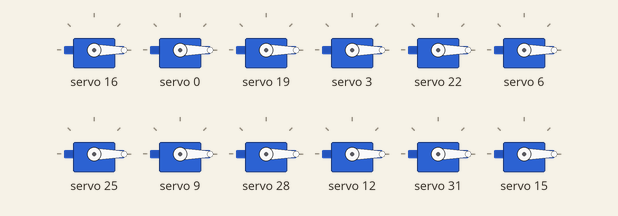
Bench run of a sketch on a simulated Arduino Uno, built with avr-gcc and run on an emulated ATmega328P. Parts: 12 × servo.

Above: at 0.05 s.
At 6.05 s:
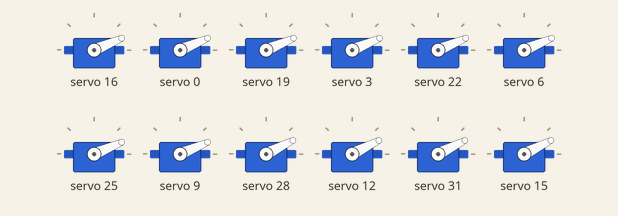
At 12.65 s:
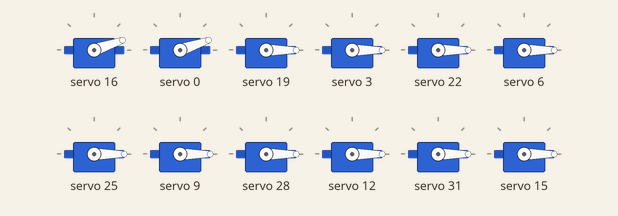
At 21.05 s:
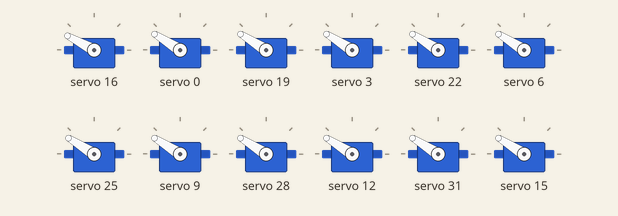
At 29.45 s:
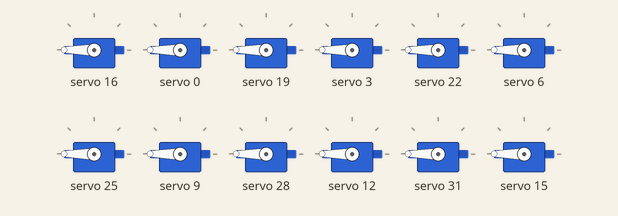
At 46.25 s:
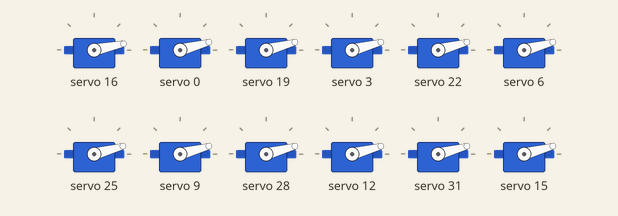
Timing chart, 0 to 68.9 s (numbered marks = the images above):
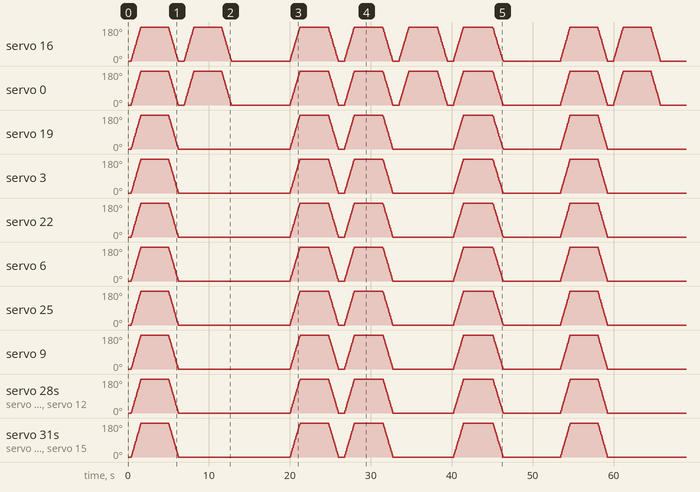

The sketch:

Color_Tray.ino
```cpp
#include <Wire.h>
#include <Adafruit_PWMServoDriver.h>

// called this way, it uses the default address 0x40
Adafruit_PWMServoDriver pwm2 = Adafruit_PWMServoDriver(0x40);
Adafruit_PWMServoDriver pwm = Adafruit_PWMServoDriver(0x41);
// you can also call it with a different address you want
//Adafruit_PWMServoDriver pwm = Adafruit_PWMServoDriver(0x41);

void setup() {
  //Serial.begin(9600);
  pwm2.begin();
  pwm2.setPWMFreq(100);  // Analog servos run at ~60 Hz updates
  pwm.begin();
  pwm.setPWMFreq(100);  // Analog servos run at ~60 Hz updates
}

void loop() {

  int min_v = 0;
  int max_v = 2048;
  int vit = 16;
  int i;
  uint16_t l;
  const int color[] = {1, 0, 0, 0, 1, 0, 0, 0, 1, 1, 0, 1, 1, 1, 0, 0, 1, 1, 1, 1, 1};

  for (i = 0; i < 22; i = i + 3) {

    for (l = min_v; l < max_v + 1; l += vit) {
      for (uint8_t rgb = 0; rgb < 17; rgb += 3) {
        if (color[i] == 0) {
          pwm.setPWM(rgb, 0, 0);
          pwm2.setPWM(rgb, 0, 0);
        }
        if (color[i] == 1) {
          pwm.setPWM(rgb, 0, l);
          pwm2.setPWM(rgb, 0, l);
        }
        if (color[i + 1] == 0) {
          pwm.setPWM(rgb + 1, 0, 0);
          pwm2.setPWM(rgb + 1, 0, 0);
        }
        if (color[i + 1] == 1) {
          pwm.setPWM(rgb + 1, 0, l);
          pwm2.setPWM(rgb + 1, 0, l);
        }
        if (color[i + 2] == 0) {
          pwm.setPWM(rgb + 2, 0, 0);
          pwm2.setPWM(rgb + 2, 0, 0);
        }
        if (color[i + 2] == 1) {
          pwm.setPWM(rgb + 2, 0, l);
          pwm2.setPWM(rgb + 2, 0, l);
        }
      }
    }

    for (l = max_v; l > min_v; l -= vit) {
      for (uint8_t rgb = 0; rgb < 17; rgb += 3) {
        if (color[i] == 0) {
          pwm.setPWM(rgb, 0, 0);
          pwm2.setPWM(rgb, 0, 0);
        }
        if (color[i] == 1) {
          pwm.setPWM(rgb, 0, l);
          pwm2.setPWM(rgb, 0, l);
        }
        if (color[i + 1] == 0) {
          pwm.setPWM(rgb + 1, 0, 0);
          pwm2.setPWM(rgb + 1, 0, 0);
        }
        if (color[i + 1] == 1) {
          pwm.setPWM(rgb + 1, 0, l);
          pwm2.setPWM(rgb + 1, 0, l);
        }
        if (color[i + 2] == 0) {
          pwm.setPWM(rgb + 2, 0, 0);
          pwm2.setPWM(rgb + 2, 0, 0);
        }
        if (color[i + 2] == 1) {
          pwm.setPWM(rgb + 2, 0, l);
          pwm2.setPWM(rgb + 2, 0, l);
        }
      }
    }

  }

}
```

Measured:
- by itself, servo 16, servo 0, servo 19, servo 3, servo 22, servo 6, servo 25, servo 9, servo 28, servo 12, servo 31, servo 15: moves between 0° and 180°, repeating every 53.0 s
